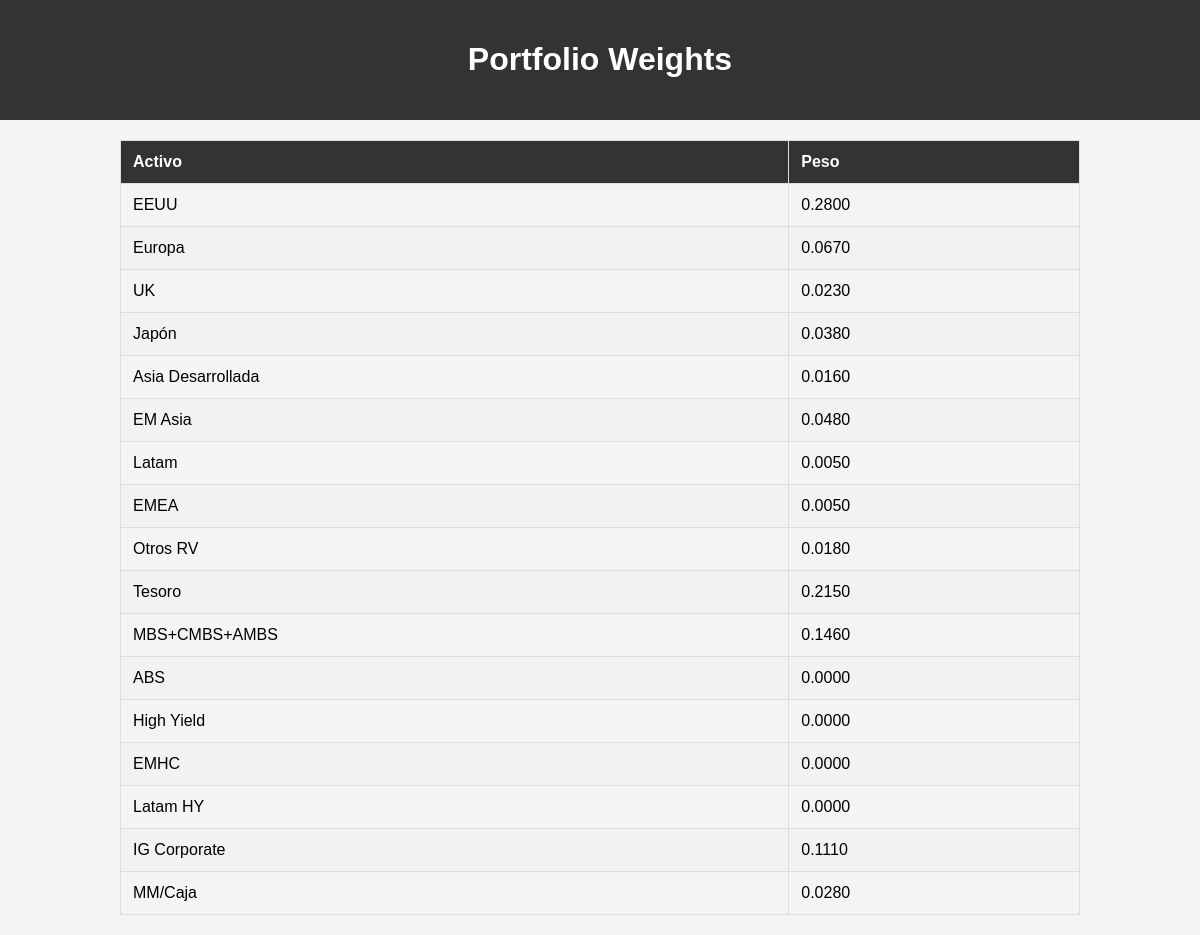
Screenshot of /api/portfolio/2/weights/ with the database file from the repository.
### investment_app/models.py (models this page shows, shortened)
class Weight(models.Model):
    portafolio = models.ForeignKey(Portafolio, on_delete=models.CASCADE)
    activo = models.ForeignKey(Activo, on_delete=models.CASCADE)
    peso = models.DecimalField(max_digits=5, decimal_places=4)
    class Meta:
        unique_together = ('portafolio', 'activo')

class Activo(models.Model):
    nombre = models.CharField(max_length=100)
    precio = models.DecimalField(max_digits=15, decimal_places=2)

### investment_app/views.py (the view)
# urls.py: path('portfolio/<int:portafolio_id>/weights/', PortfolioWeightDetail.as_view(), name='portfolio-weights'),
class PortfolioWeightDetail(APIView):
    def get(self, request, portafolio_id):
        portafolio = get_object_or_404(Portafolio, id=portafolio_id)
        weights = Weight.objects.filter(portafolio=portafolio)
        serializer = WeightSerializer(weights, many=True)
        return render(request, 'investment_app/portfolio_weights.html', {'weights': weights})

### investment_app/templates/investment_app/portfolio_weights.html (shortened to what this page needs)
<!DOCTYPE html>
<html lang="en">
<head>
</head>
<body>
    <header>
        <div class="container">
            <h1>Portfolio Weights</h1>
        </div>
    </header>
    <div class="container">
        <table>
            <thead>
                <tr>
                    <th>Activo</th>
                    <th>Peso</th>
                </tr>
            </thead>
            <tbody>
                {% for weight in weights %}
                <tr>
                    <td>{{ weight.activo.nombre }}</td>
                    <td>{{ weight.peso }}</td>
                </tr>
                {% endfor %}
            </tbody>
        </table>
    </div>
</body>
</html>
</html>

### investment_app/templates/investment_app/portfolio_weights.html (style rules this page uses)
body { font-family: Arial, sans-serif; background-color: #f4f4f4; margin: 0; padding: 0; }
.container { width: 80%; margin: auto; overflow: hidden; }
header { background: #333; color: #fff; padding: 20px 0; text-align: center; }
table { width: 100%; margin: 20px 0; border-collapse: collapse; }
table, th, td { border: 1px solid #ddd; }
th, td { padding: 12px; text-align: left; }
th { background-color: #333; color: white; }
tr:nth-child(even) { background-color: #f2f2f2; }

### rows the page displays
Weight: activo.nombre "EEUU", peso "0.2800"
Weight: activo.nombre "Europa", peso "0.0670"
Weight: activo.nombre "UK", peso "0.0230"
Weight: activo.nombre "Japón", peso "0.0380"
Weight: activo.nombre "Asia Desarrollada", peso "0.0160"
Weight: activo.nombre "EM Asia", peso "0.0480"
Weight: activo.nombre "Latam", peso "0.0050"
Weight: activo.nombre "EMEA", peso "0.0050"
Weight: activo.nombre "Otros RV", peso "0.0180"
Weight: activo.nombre "Tesoro", peso "0.2150"
Weight: activo.nombre "MBS+CMBS+AMBS", peso "0.1460"
Weight: activo.nombre "ABS", peso "0.0000"
Weight: activo.nombre "High Yield", peso "0.0000"
Weight: activo.nombre "EMHC", peso "0.0000"
Weight: activo.nombre "Latam HY", peso "0.0000"
Weight: activo.nombre "IG Corporate", peso "0.1110"
Weight: activo.nombre "MM/Caja", peso "0.0280"
